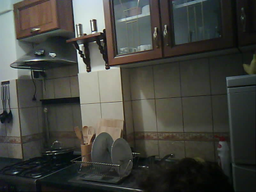
#> input picture Robot_Control/HW1/images/undistorted_photo1.png, 256 x 192 px, shrunk from 800 x 600 before the run
$ python stitch.py
#> lines starting #> are read from the running program, lines starting #| are printed output that depends on the picture
#!/usr/bin/env python3

import cv2
import numpy as np

photos_folder_path = './images'


def show_photo(photo):
    cv2.imshow('photo', photo)
    cv2.waitKey(0)


def apply_homography(h_matrix, pixels_matrix):
    new_pixels = h_matrix @ pixels_matrix
    return np.rint((new_pixels / new_pixels[2])[:2]).astype(int)


# find positions of img corners after applying homography
def get_new_corners(img, h_matrix):
    height = img.shape[0]
    width = img.shape[1]

    p1 = np.array((0, 0, 1))
    p2 = np.array((height, 0, 1))
    p3 = np.array((height, width, 1))
    p4 = np.array((0, width, 1))

    original_corners = np.column_stack((p1, p2, p3, p4))
    return apply_homography(h_matrix, original_corners)


def find_dist_from_border(height, width, max_height, max_width):
    return min(max_height / 2 - abs(height - max_height / 2),
               max_width / 2 - abs(width - max_width / 2)) + 1


def stitch(img1, img2, h_matrix):
    new_img1_corners = get_new_corners(img1, h_matrix)

    img1_heights = new_img1_corners[0]
    img1_widths = new_img1_corners[1]

    max_img1_height = max(img1_heights)
    min_img1_height = min(img1_heights)
    max_img1_width = max(img1_widths)
    min_img1_width = min(img1_widths)

    max_height = max(max_img1_height, img2.shape[0])
    min_height = min(min_img1_height, 0)
    max_width = max(max_img1_width, img2.shape[1])
    min_width = min(min_img1_width, 0)

    stitched_img = np.zeros([max_height - min_height, max_width - min_width, 3])

    # fill stitched_img with pixels from img2
    for img2_h in range(img2.shape[0]):
        for img2_w in range(img2.shape[1]):
            stitched_img[img2_h - min_height][img2_w - min_width] = img2[img2_h][img2_w]

    inv_h_matrix = np.linalg.inv(h_matrix)

    transformed_pixels = np.array(np.meshgrid([np.arange(min_img1_height, max_img1_height)],
                                              [np.arange(min_img1_width, max_img1_width)], [1])).reshape(3, -1)

    old_pixels = apply_homography(inv_h_matrix, transformed_pixels)

    # fill stitched_img with pixels from img1, in overlapping area use weighted average
    for index in range(transformed_pixels.shape[1]):
        new_height = transformed_pixels[0][index]
        new_width = transformed_pixels[1][index]
        old_height = old_pixels[0][index]
        old_width = old_pixels[1][index]
        stitched_height = new_height - min_height
        stitched_width = new_width - min_width
        if 0 <= old_height < img1.shape[0] and 0 <= old_width < img1.shape[1]:
            if 0 <= new_height < img2.shape[0] and 0 <= new_width < img2.shape[1]:
                img1_weight = find_dist_from_border(old_height, old_width, img1.shape[0], img1.shape[1])
                img2_weight = find_dist_from_border(new_height, new_width, img2.shape[0], img2.shape[1])
                stitched_img[stitched_height][stitched_width] = np.average([img1[old_height][old_width],
                                                                            img2[new_height][new_width]],
                                                                           weights=[img1_weight, img2_weight],
                                                                           axis=0)
            else:
                stitched_img[stitched_height][stitched_width] = img1[old_height][old_width]

    return stitched_img


# matches - List[((w1, h1), (w2, h2))]
def find_homography(matches):
    A = []

    for (w1, h1), (w2, h2) in matches:
        A.append([h1, w1, 1, 0, 0, 0, -h2 * h1, -h2 * w1, -h2])
        A.append([0, 0, 0, h1, w1, 1, -w2 * h1, -w2 * w1, -w2])
    A = np.array(A)

    _, _, V = np.linalg.svd(A)

    h_matrix = np.reshape(V[-1], (3, 3))
    h_matrix = h_matrix / h_matrix[-1][-1]
    return h_matrix


# pair - ((w1, h1), (w2, h2))
def RANSAC_error(pair, h_matrix):
    p1 = np.array([pair[0][1], pair[0][0], 1])
    p2 = np.array([pair[1][1], pair[1][0], 1])

    p2_h = h_matrix @ p1.T
    p2_h = p2_h / p2_h[2]

    return np.linalg.norm(p2.T - p2_h)


# matches - List[((w1, h1), (w2, h2))]
def RANSAC(matches, num_iters=1000, max_err=200):
    best_inliers = 0
    best_h_matrix = None
    for i in range(num_iters):
        pairs = [matches[i] for i in np.random.choice(len(matches), 4)]

        h_matrix = find_homography(pairs)
        inliers = len([m for m in matches if RANSAC_error(m, h_matrix) < max_err])

        if inliers > best_inliers:
            best_inliers = inliers
            best_h_matrix = h_matrix

    return best_h_matrix


# This function is heavily inspired by an OpenCV tutorial:
# https://docs.opencv.org/4.6.0/dc/dc3/tutorial_py_matcher.html
#
# You can use it as is, you do not have to understand the insides.
# You need to pass filenames as arguments.
# You can disable the preview with visualize=False.
# lowe_ratio controls filtering of matches, increasing it
# will increase number of matches, at the cost of their quality.
#
# Return format is a list of matches, where match is a tuple of two keypoints.
# First keypoint designates coordinates on the first image.
# Second one designates the same feature on the second image.
def get_matches(filename1, filename2, visualize=True, lowe_ratio=0.6):
    # Read images from files, convert to greyscale
#> called with filename1 = './images/undistorted_photo1.png', filename2 = './images/undistorted_photo2.png', visualize = False, lowe_ratio = 0.6
    img1 = cv2.imread(filename1, cv2.IMREAD_GRAYSCALE)
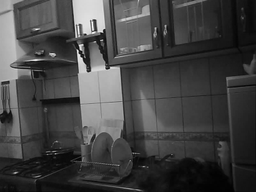
#> img1: shape (192, 256); min 1, max 255, mean 67.4
    img2 = cv2.imread(filename2, cv2.IMREAD_GRAYSCALE)
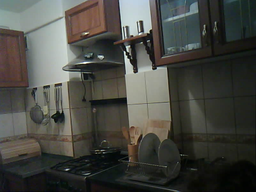
#> input picture Robot_Control/HW1/images/undistorted_photo2.png, 256 x 192 px, shrunk from 800 x 600 before the run
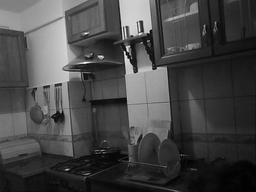
#> img2: shape (192, 256); min 0, max 252, mean 70.7

    # Find the keypoints and descriptors with SIFT
    sift = cv2.SIFT_create()
    kp1, des1 = sift.detectAndCompute(img1, None)
#> kp1 = 154 keypoints; strongest (x, y, size): (78, 55, 2.2), (94, 21, 2.4), (81, 46, 3.2), (80, 60, 4.1)
    kp2, des2 = sift.detectAndCompute(img2, None)
#> kp2 = 146 keypoints; strongest (x, y, size): (126, 57, 2.1), (128, 47, 3.1), (141, 22, 2.6), (127, 61, 4)

    # FLANN parameters
    FLANN_INDEX_KDTREE = 1
    index_params = dict(algorithm=FLANN_INDEX_KDTREE, trees=5)
    search_params = dict(checks=50)  # or pass empty dictionary
    flann = cv2.FlannBasedMatcher(index_params, search_params)
    matches = flann.knnMatch(des1, des2, k=2)
#> matches = 154 matches

    # Need to draw good matches, so create a mask
    matchesMask = [[0, 0] for i in range(len(matches))]
#> matchesMask = 154 pairs, first value 0 to 0, second value 0 to 0

    # Ratio test as per Lowe's paper
    good_matches = []
    for i, (m, n) in enumerate(matches):
        if m.distance < lowe_ratio * n.distance:
            matchesMask[i] = [1, 0]
            good_matches.append((kp1[m.queryIdx].pt, kp2[m.trainIdx].pt))
#> after the loop, good_matches = 71 items; matchesMask = 154 pairs, first value 0 to 1, second value 0 to 0

    if visualize:
        draw_params = dict(
            matchColor=(0, 255, 0),
            singlePointColor=(0, 0, 255),
            matchesMask=matchesMask,
            flags=cv2.DrawMatchesFlags_DEFAULT,
        )
        img3 = cv2.drawMatchesKnn(img1, kp1, img2, kp2, matches, None, **draw_params)
        cv2.imshow("vis", img3)
        cv2.waitKey(0)
        cv2.destroyAllWindows()

    return good_matches


def main():
    img1_name = f'{photos_folder_path}/undistorted_photo1.png'
    img2_name = f'{photos_folder_path}/undistorted_photo2.png'

    matches = get_matches(img1_name, img2_name, visualize=False)
#> matches = 71 items

    h_matrix = RANSAC(matches)
#> the loop in RANSAC, `for i in range(num_iters):` made 1000 passes
#> (inliers, best_inliers) on pass 1: (71, 71)
#> inliers on passes 2 to 3: 71, 63

    img1 = cv2.imread(img1_name)
#> img1 is the input picture: shape (192, 256, 3); mean B, G, R 63.2, 68.9, 67.5
    img2 = cv2.imread(img2_name)
#> img2 is the input picture: shape (192, 256, 3); mean B, G, R 66.3, 72, 71.3

    stitched_photo = stitch(img1, img2, h_matrix)
#> after the loop in stitch, `for img2_h in range(img2.shape[0]):`:
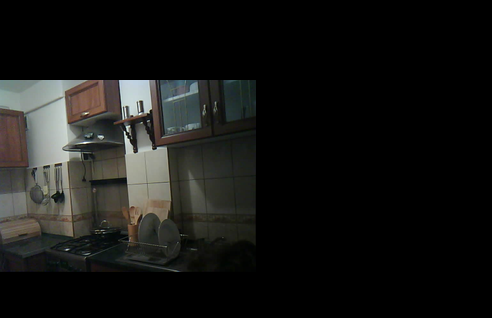
#> stitched_img: shape (318, 492, 3) float64; mean B, G, R 20.8, 22.6, 22.4
#> after the loop in stitch, `for index in range(transformed_pixels.shape[1]):`:
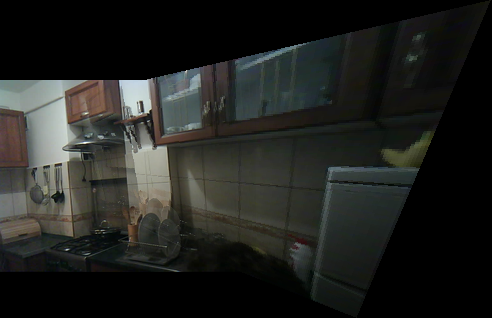
#> stitched_img: shape (318, 492, 3) float64; mean B, G, R 31.9, 34.8, 33.6
    show_photo(stitched_photo / 255)
    cv2.imwrite(f"{photos_folder_path}/stitched_photo.png", stitched_photo)


if __name__ == "__main__":
    main()
